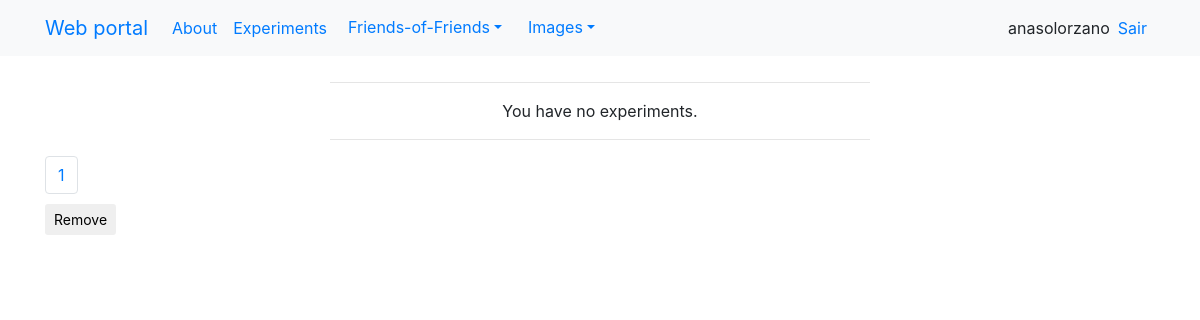
The page /experiments/ (signed in) on the database as committed earlier.
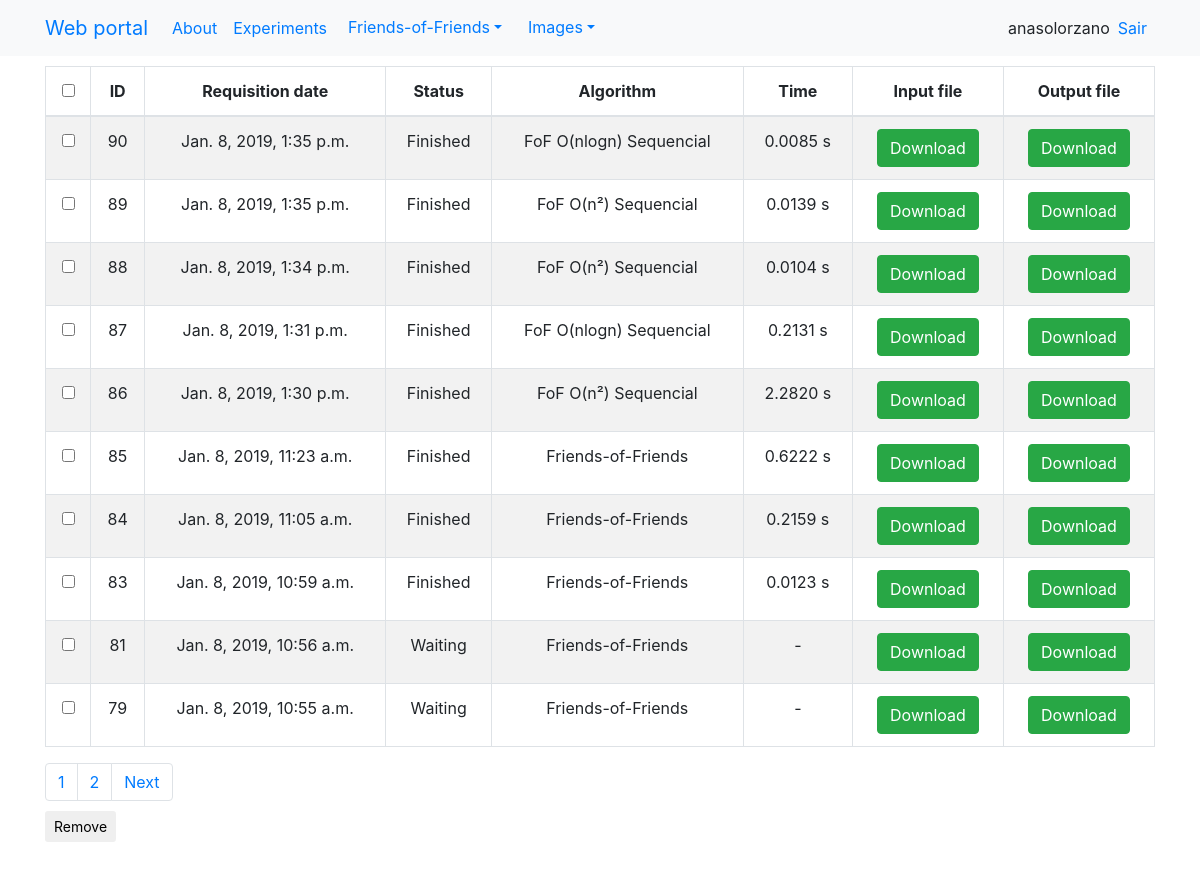
The same page on the database as committed later.
### resulttable/models.py (models this page shows)
class Execution(models.Model):
    request_by = models.ForeignKey(UsuarioFriends, models.PROTECT)
    date_requisition = models.DateTimeField(
        'date_requisition',
        auto_now_add=True)
    status = models.IntegerField(default=1)
    algorithm = models.TextField(null=True, blank=True)
    inputFile = models.FileField(upload_to=user_directory_path_in, null=True)
    outputFile = models.FileField(upload_to=user_directory_path_out, null=True)
    time = models.FloatField(default=-1)
    class Meta:
        managed = True
        db_table = 'execution'

### webfriends/views.py (the view)
# urls.py: path('experiments/', views.table, name="experiments"),
def table(request):
    title = "Welcome %s" % request.user
    executionList = Execution.objects.filter( # Corrigir a lista de execução
        request_by__usuario__id=request.user.id).order_by('-id')
    try:
        UserProf = UsuarioFriends.objects.get(usuario__id=request.user.id)
    except:
        print("Erro. Criando novo userProf")
        user = User.objects.get(id=request.user.id)
        UserProf = UsuarioFriends(usuario=user)
        UserProf.save()
        os.mkdir('./users/user_' + str(request.user.id))
    paginator = Paginator(executionList, UserProf.resultsPerPage)
    page = request.GET.get('page')
    if page is None:
        page = 1
    try:
        executions = paginator.page(page)
    except PageNotAnInteger:
        executions = paginator.page(1)
    except EmptyPage:
        executions = paginator.page(paginator.num_pages)  # da pra tratar
    if paginator.count == 0:
        data = None
    else:
        data = executions
    pageI = paginate(page, paginator)
    context = {
        "title": title,
        "data": data,
        "pagesIndex": pageI,
    }
    return render(request, "home.html", context)

### webfriends/paginator.py (called while the page is built)
def paginate(page, paginator):
    pagesIndex = {}
    pagesIndex[2] = int(page)
    if int(page) == 1:
        pagesIndex[1] = int(0)
        pagesIndex[0] = 0
    if int(page) == 2:
        pagesIndex[1] = 1
        pagesIndex[0] = 0
    if paginator.num_pages - int(page) > 1:
        pagesIndex[3] = int(page) + 1
        pagesIndex[4] = int(page) + 2
        pagesIndex[0] = int(page) - 2
        pagesIndex[1] = int(page) - 1
    if paginator.num_pages - int(page) == 1:
        pagesIndex[3] = int(page) + 1
        pagesIndex[4] = 0
        pagesIndex[0] = int(page) - 2
        pagesIndex[1] = int(page) - 1
    if paginator.num_pages - int(page) == 0:
        pagesIndex[3] = 0
        pagesIndex[4] = 0
        pagesIndex[0] = int(page) - 2
        pagesIndex[1] = int(page) - 1
    return pagesIndex

### templates/home.html (shortened to what this page needs)
{% extends "base.html" %}
{% load crispy_forms_tags %}
{% load staticfiles %}
{% block content %}
<div class="row">
  {% if data != None %}
  <div class = "col-sm-12 col-md-12 text-center">
    <table class="table table-striped table-bordered">
      <thead>
        <tr>
          <th><input id="checkHeader" type="checkbox" value=""></th>
          <th>ID</th>
          <th data-align="center">Requisition date</th>
          <th data-align="center">Status</th>
          <th>Algorithm</th>
          <th>Time</th>
          <th>Input file</th>
          <th>Output file</th>
        </tr>
      </thead>
      <tbody id="tableExp">
        {% for exp in data %}
        <tr>
          <td><input type="checkbox" value="{{exp.id}}"></td>
          <td>{{exp.id}}</td>
          <td>{{exp.date_requisition}}</td>
          <td>
            {% if exp.status == 1 %}
            Waiting
            {% else %}
            {% if exp.status == 2 %}
            Running
            {% else %}
            {% if exp.status == 3 %}
            Finished
            {% endif %}
            {% endif %}
            {% endif %}
          </td>
          <td>{{exp.algorithm}}</td>
          <td>
            {% if exp.time == -1 %}
              -
            {% else %}
              {{exp.time|floatformat:-4}} s
            {% endif %}
          </td>
          <td>
            {% if exp.inputFile%}
            <a  href="{% url 'downloadInputFile'%}?id={{exp.id}}"><button type="button" class="btn btn-success">Download</button></a>
            {% else %}
            <button type="button" class="btn btn-warning disabled">No input</button>
            {% endif %}
          </td>
          <td>
            {% if exp.outputFile%}
            <a  href="{% url 'downloadOutputFile'%}?id={{exp.id}}"><button type="button" class="btn btn-success">Download</button></a>
            {% else %}
            <button type="button" class="btn btn-warning disabled">No results</button>
            {% endif %}
          </td>
        </tr>
        {% endfor %}
      </tbody>
    </table>
  </div>
  {% else %}
    <div id="colForm" class="col-sm-3 col-md-3"></div>
    <div id="colForm" class="col-sm-6 col-md-6 text-center">
      <hr>
      <p1>You have no experiments.</p1>
      <hr>
    </div>
    <div id="colForm" class="col-sm-3 col-md-3"></div>
  {% endif %}
</div>
      <div style="padding-bottom:10px" >
      <ul class="nav navbar-nav navbar-right">
        <ul class="pagination no-margin pull-right">
          {% for page, value in pagesIndex.items %}
            {% if value > 0 %}
              <li class="page-item"><a class="page-link" href="?page={{value}}">{{value}}</a></li>
            {% endif %}
          {% endfor %}
          {% if data.has_next %}
          <li class="page-item"><a class="page-link" href="?page={{ data.next_page_number }}">Next</a></li>
          {% endif %}
        </ul>
      </ul>
    </div>
    <form id="formRemove" method='POST' action='{% url 'expRemove' %}' enctype="multipart/form-data">
      <input type="submit" id="btExcluir" class="btn btn-default btn-sm" value="Remove">
    </form>
{% endblock %}

### templates/base.html (shortened to what this page needs)
{% load staticfiles %}
<!DOCTYPE html>
<html lang="en">
  <head>
    <link rel="stylesheet" href="https://cdnjs.cloudflare.com/ajax/libs/font-awesome/4.7.0/css/font-awesome.min.css">
    {% include 'head_css.html'%}
    </head>
  <body>
    {% include 'navbar.html' %}
    <div style="margin-bottom:50px;padding-top:10px;" class="container">
        {% block content %}
        {% endblock %}
    </div>
  </body>
</html>

### templates/head_css.html
{% load staticfiles %}
{% block head_css %}
    <link href="https://unpkg.com/bootstrap@4.1.3/dist/css/bootstrap.min.css" rel="stylesheet">
    <link href="{% static 'css/footer.css'%}" rel="stylesheet">
{% endblock %}

### templates/navbar.html (shortened to what this page needs)
<nav class="navbar navbar-expand-lg bg-light">
  <div class="container">
    <div class="navbar-header">
      <a class="navbar-brand" href="{% url 'home' %}">Web portal</a>
    </div>
    <div id="navbar" class="navbar-collapse collapse">
      <ul class="navbar-nav mr-auto">
	  <li class="nav-item">
	  <a class="nav-link" href="{% url 'about' %}">About</a>
	  {% if request.user.is_authenticated %}
	  <li class="nav-item">
	  <a class="nav-link" href="{% url 'experiments' %}">Experiments</a>
		<li class="nav-item">
		  <div class="dropdown">
			<button class="btn btn-link dropdown-toggle" type="button" id="dropdownMenuButton" data-toggle="dropdown" aria-haspopup="true" aria-expanded="false">Friends-of-Friends</button>
		 </div>
	<li class="nav-item">
	  <div class="dropdown">
	    <button class="btn btn-link dropdown-toggle" type="button" id="dropdownMenuButton" data-toggle="dropdown" aria-haspopup="true" aria-expanded="false">Images</button>
	  </div>
	  {% endif %}
      </ul>
      <ul class="navbar-nav ml-auto">
	{% if request.user.is_authenticated %}
	<li class="nav-item mr-sm-2">
	  <a>{{user}}</a>
	<li class="nav-item mr-sm-2">
	  <a href="{% url 'auth_logout' %}">Sair</a>
	{% else %}
	<li class="active mr-sm-2"><a href="{% url 'registration_register' %}">Sign up</a></li>
	{% endif %}
      </ul>
    </div>
  </div>
</nav>

### templates/javascript.html (shortened to what this page needs)
    {% load staticfiles %}

### static/ui/css/footer.css (style rules this page uses)
html { position: relative; min-height: 100%; }

Rows that differ between the two databases and show on the page:
added Execution: id "90", date_requisition "Jan. 8, 2019, 1:35 p.m.", status "Finished", algorithm "FoF O(nlogn) Sequencial", time "0.0085"
added Execution: id "89", date_requisition "Jan. 8, 2019, 1:35 p.m.", status "Finished", algorithm "FoF O(n²) Sequencial", time "0.0139"
added Execution: id "88", date_requisition "Jan. 8, 2019, 1:34 p.m.", status "Finished", algorithm "FoF O(n²) Sequencial", time "0.0104"
added Execution: id "87", date_requisition "Jan. 8, 2019, 1:31 p.m.", status "Finished", algorithm "FoF O(nlogn) Sequencial", time "0.2131"
added Execution: id "86", date_requisition "Jan. 8, 2019, 1:30 p.m.", status "Finished", algorithm "FoF O(n²) Sequencial", time "2.2820"
added Execution: id "85", date_requisition "Jan. 8, 2019, 11:23 a.m.", status "Finished", algorithm "Friends-of-Friends", time "0.6222"
added Execution: id "84", date_requisition "Jan. 8, 2019, 11:05 a.m.", status "Finished", algorithm "Friends-of-Friends", time "0.2159"
added Execution: id "83", date_requisition "Jan. 8, 2019, 10:59 a.m.", status "Finished", algorithm "Friends-of-Friends", time "0.0123"
added Execution: id "81", date_requisition "Jan. 8, 2019, 10:56 a.m.", status "Waiting", algorithm "Friends-of-Friends"
added Execution: id "79", date_requisition "Jan. 8, 2019, 10:55 a.m.", status "Waiting", algorithm "Friends-of-Friends"
Other text that changed with them:
form field value: (not shown) → "☐"
text no longer shown: "You have no experiments."
text now shown: "ID Requisition date Status Algorithm Time Input file Output file Next"
new list line: "2"
